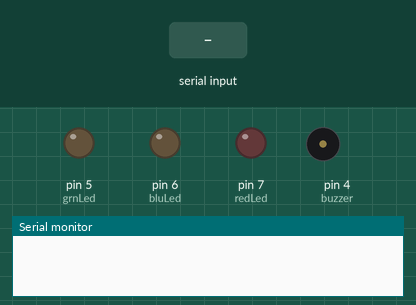
This sketch was run on a simulated Arduino Uno, built with avr-gcc and run on an emulated ATmega328P. On the bench: output pins drawn as LEDs (lit = HIGH), buzzer (waves = sounding), the last lines printed to the serial monitor. Dashed ring = blinking. Inputs (shaded band) come from the test bench.

Above: at 1.3 s.
1.4 s: "2" received over Serial
At 2.02 s:
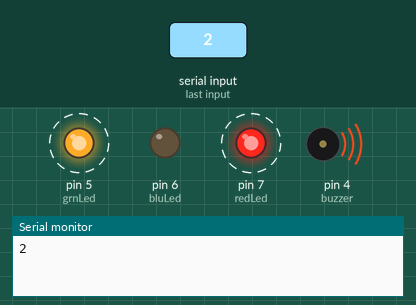
4.4 s: "1" received over Serial
At 5.0 s:
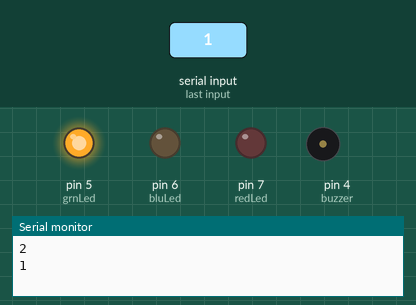
6.2 s: "0" received over Serial
At 6.6 s:
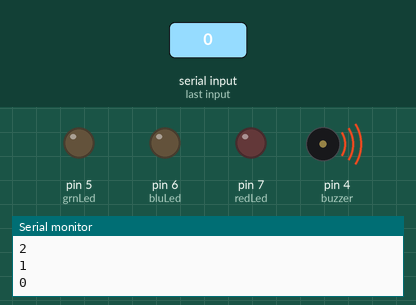
Timing chart, 0 to 9.2 s (numbered marks = the images above; inputs shaded):
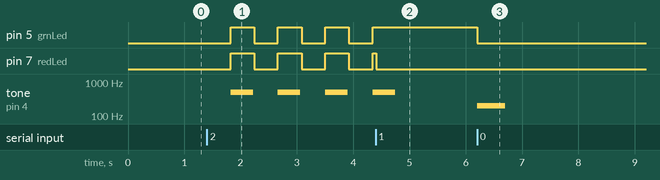

The sketch:

ArduinoUno_2.ino
```cpp
/*
 * Arduio2 receives data from Arduino1, alerts then sends it to ESP01
*/

//Pin
const int redLed = 7;
const int grnLed = 5;
const int bluLed = 6;
const int buzzer = 4;

//State
bool mainState = false;

//Gas Mode
bool alertStateGas = true;  //true = unmuted; false = muted
unsigned long spacingGas = 400;

//Fire Mode
bool alertStateFire = true;  //true = unmuted; false = muted
unsigned long spacingFire = 200;

unsigned long alertTime = 0;

//Mode
const char OffMode = '0';
const char SafeMode = '1';
const char GasMode = '2';
const char FireMode = '3';

char nowMode = OffMode;
char newMode = OffMode;

void setup() {
  Serial.begin(115200);
  delay(100);
  setupLEDpin();
  pinMode(buzzer, OUTPUT);
}
void loop() {
  detectMode();
  changeMode();
}

void detectMode() {
  if(Serial.available()) newMode = Serial.read();
  if(newMode != nowMode) {
    if(newMode == OffMode || newMode == SafeMode
    || newMode == GasMode || newMode == FireMode) {
      nowMode = newMode;
      Serial.println(nowMode);
    }
  }
}
void changeMode() {
  switch(nowMode) {
    case OffMode : setOffMode(); break;
    case SafeMode : setSafeMode(); break;
    case GasMode : setGasMode(); break;
    case FireMode : setFireMode(); break;
  }
}
void setOffMode(){
  setColor(0,0,0);
  if(mainState) {
    mainState = false;
    beepOff();
  }
}
void setSafeMode() {
  setColor(0,255,0);
  if(!mainState) {
    mainState = true;
    beepOn();
  }
}
void setGasMode() {
  delay(15);
  mainState = true;
  if(alertTime == 0) alertTime = millis();
  if(millis() - alertTime > spacingGas) {
    switchAlertGas();
    alertTime = 0;
  }
}
void setFireMode() {
  delay(15);
  mainState = true;
  if(alertTime == 0) alertTime = millis();
  if(millis() - alertTime > spacingFire) {
    switchAlertFire();
    alertTime = 0;
  }
}
void switchAlertGas() {
  if(alertStateGas) setAlertONGas();
  else setAlertOFF();
  alertStateGas = !alertStateGas;
}
void switchAlertFire() {
  if(alertStateFire) setAlertONFire();
  else setAlertOFF();
  alertStateFire = !alertStateFire;
}
void setAlertONGas() {
  setColor(255,255,0);
  tone(buzzer,500, spacingGas);
}
void setAlertONFire() {
  setColor(255,0,0);
  tone(buzzer, 1000, spacingFire);
}
void setAlertOFF() {
  setColor(0,0,0);
}
void beepOn(){
  tone(buzzer,700,100);
}
void beepOff(){
  tone(buzzer,200,500);
}
void setColor(int redVal, int grnVal, int bluVal) {
  analogWrite(redLed, redVal);
  analogWrite(grnLed, grnVal);
  analogWrite(bluLed, bluVal);
}
void setupLEDpin() {
  pinMode(redLed, OUTPUT);
  pinMode(grnLed, OUTPUT);
  pinMode(bluLed, OUTPUT);
}
```

Measured:
- after the input at 1.4 s, pin 5 (grnLed), pin 7 (redLed): alternates HIGH for 0.42 s and LOW for 0.42 s, starting after 0.42 s; tone on pin 4 (buzzer): alternates 500 Hz for 0.40 s and silent for 0.44 s, starting after 0.42 s
- after the input at 4.4 s, pin 5 (grnLed): stops changing and stays HIGH; tone on pin 4 (buzzer): goes on until 4.7 s, then stays silent
- after the input at 6.2 s, pin 5 (grnLed): HIGH → LOW at once; tone on pin 4 (buzzer): silent → 200 Hz at once, → silent 0.50 s later
